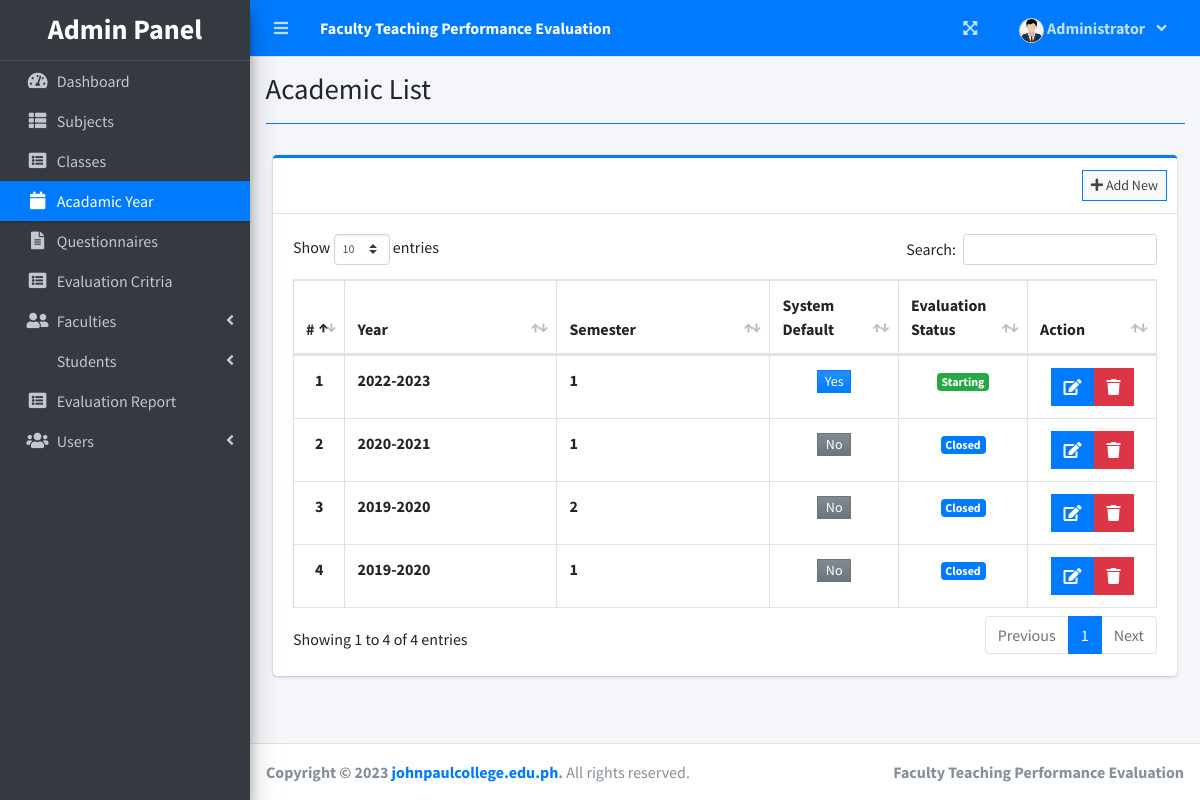
The app's page /index.php?page=academic_list (signed in) with its own data.
### tables this page shows
CREATE TABLE `academic_list` (
  `id` int(30) NOT NULL,
  `year` text NOT NULL,
  `semester` int(30) NOT NULL,
  `is_default` tinyint(1) NOT NULL DEFAULT 0,
  `status` int(1) NOT NULL DEFAULT 0 COMMENT '0=Pending,1=Start,2=Closed'
);

### admin/academic_list.php (the view, shortened to what this page needs)
<?php include'db_connect.php' ?>
<div class="col-lg-12">
	<div class="card card-outline card-primary">
		<div class="card-header">
			<div class="card-tools">
				<a class="btn btn-block btn-sm btn-default btn-flat border-primary new_academic" href="javascript:void(0)"><i class="fa fa-plus"></i> Add New</a>
			</div>
		</div>
		<div class="card-body">
			<table class="table tabe-hover table-bordered" id="list">
				<colgroup>
					<col width="5%">
					<col width="25%">
					<col width="25%">
					<col width="15%">
					<col width="15%">
					<col width="15%">
				</colgroup>
				<thead>
					<tr>
						<th class="text-center">#</th>
						<th>Year</th>
						<th>Semester</th>
						<th>System Default</th>
						<th>Evaluation Status</th>
						<th>Action</th>
					</tr>
				</thead>
				<tbody>
					<?php
					$i = 1;
					$qry = $conn->query("SELECT * FROM academic_list order by abs(year) desc,abs(semester) desc ");
					while($row= $qry->fetch_assoc()):
					?>
					<tr>
						<th class="text-center"><?php echo $i++ ?></th>
						<td><b><?php echo $row['year'] ?></b></td>
						<td><b><?php echo $row['semester'] ?></b></td>
						<td class="text-center">
							<?php if($row['is_default'] == 0): ?>
								<button type="button" class="btn btn-secondary bg-gradient-secondary col-sm-4 btn-flat btn-sm px-1 py-0 make_default" data-id="<?php echo $row['id'] ?>">No</button>
							<?php else: ?>
								<button type="button" class="btn btn-primary bg-gradient-primary col-sm-4 btn-flat btn-sm px-1 py-0">Yes</button>
							<?php endif; ?>
						</td>
						<td class="text-center">
							<?php if($row['status'] == 0): ?>
								<span class="badge badge-secondary">Not yet Started</span>
							<?php elseif($row['status'] == 1): ?>
								<span class="badge badge-success">Starting</span>
							<?php elseif($row['status'] == 2): ?>
								<span class="badge badge-primary">Closed</span>
							<?php endif; ?>
						</td>
						<td class="text-center">
		                    <div class="btn-group">
		                        <a href="javascript:void(0)" data-id='<?php echo $row['id'] ?>' class="btn btn-primary btn-flat manage_academic">
		                          <i class="fas fa-edit"></i>
		                        </a>
		                        <button type="button" class="btn btn-danger btn-flat delete_academic" data-id="<?php echo $row['id'] ?>">
		                          <i class="fas fa-trash"></i>
		                        </button>
	                      </div>
						</td>
					</tr>
				<?php endwhile; ?>
				</tbody>
			</table>
		</div>
	</div>
</div>

### records on screen
academic_list: year "2022-2023", semester "1", is_default "Yes", status "Starting"
academic_list: year "2020-2021", semester "1", status "Closed"
academic_list: year "2019-2020", semester "2", status "Closed"
academic_list: year "2019-2020", semester "1", status "Closed"

### other values on screen
$_SESSION['system']['name'] "Faculty Teaching Performance Evaluation"
$_SESSION['login_firstname'] "Administrator"
$title "Academic List"
